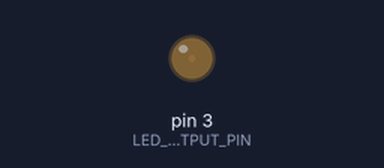
Bench run of a sketch on a simulated Arduino Uno, built with avr-gcc and run on an emulated ATmega328P. Parts: output pins drawn as LEDs (lit = HIGH).

Above: at 0.05 s.
At 3.45 s:
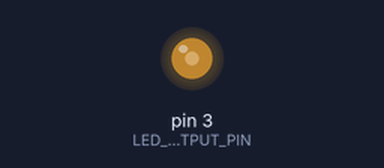
At 6.95 s:
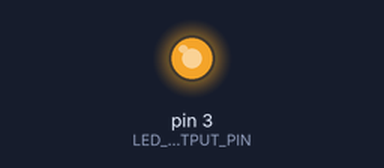
At 13.85 s:
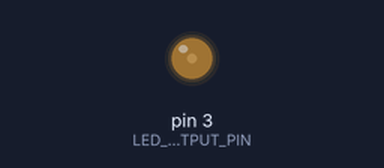
Timing chart, 0 to 20.0 s (numbered marks = the images above):
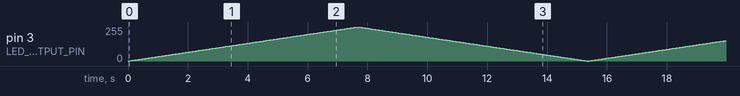

The sketch:

FadeOnAndOffForLoop.ino
```cpp
const int LED_OUTPUT_PIN = 3;

void setup() {
  // set the LED pin to as an output
  pinMode(LED_OUTPUT_PIN, OUTPUT);
}

void loop(){
  // fade on
  for(int i = 0; i <= 255; i += 1){
    analogWrite(LED_OUTPUT_PIN, i);
    delay(30);
  }

  //fade off
  for(int i = 255; i >= 0; i -= 1){
    analogWrite(LED_OUTPUT_PIN, i);
    delay(30);
  }
}
```
